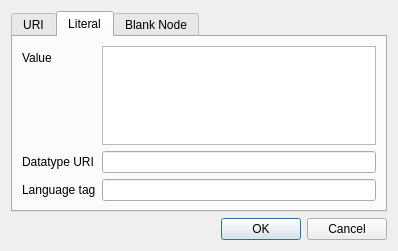
<?xml version="1.0" encoding="UTF-8"?>
<ui version="4.0">
 <class>NodeEditDialog</class>
 <widget class="QDialog" name="NodeEditDialog">
  <property name="windowModality">
   <enum>Qt::WindowModal</enum>
  </property>
  <property name="geometry">
   <rect>
    <x>0</x>
    <y>0</y>
    <width>398</width>
    <height>251</height>
   </rect>
  </property>
  <property name="windowTitle">
   <string>Edit</string>
  </property>
  <layout class="QVBoxLayout" name="verticalLayout">
   <item>
    <widget class="QTabWidget" name="tabWidget">
     <property name="currentIndex">
      <number>1</number>
     </property>
     <widget class="QWidget" name="uri">
      <attribute name="title">
       <string>URI</string>
      </attribute>
      <layout class="QVBoxLayout" name="verticalLayout_2">
       <item>
        <widget class="QLineEdit" name="uriedit"/>
       </item>
      </layout>
     </widget>
     <widget class="QWidget" name="literal">
      <attribute name="title">
       <string>Literal</string>
      </attribute>
      <layout class="QFormLayout" name="formLayout">
       <property name="fieldGrowthPolicy">
        <enum>QFormLayout::AllNonFixedFieldsGrow</enum>
       </property>
       <item row="0" column="0">
        <widget class="QLabel" name="valuelabel">
         <property name="text">
          <string>Value</string>
         </property>
        </widget>
       </item>
       <item row="0" column="1">
        <widget class="QPlainTextEdit" name="valueedit"/>
       </item>
       <item row="1" column="0">
        <widget class="QLabel" name="datatypelabel">
         <property name="text">
          <string>Datatype URI</string>
         </property>
        </widget>
       </item>
       <item row="1" column="1">
        <widget class="QLineEdit" name="datatypeedit"/>
       </item>
       <item row="2" column="0">
        <widget class="QLabel" name="languagelabel">
         <property name="text">
          <string>Language tag</string>
         </property>
        </widget>
       </item>
       <item row="2" column="1">
        <widget class="QLineEdit" name="languageedit"/>
       </item>
      </layout>
     </widget>
     <widget class="QWidget" name="bnode">
      <attribute name="title">
       <string>Blank Node</string>
      </attribute>
      <layout class="QVBoxLayout" name="verticalLayout_3">
       <item>
        <widget class="QLineEdit" name="bnodelabeledit"/>
       </item>
      </layout>
     </widget>
    </widget>
   </item>
   <item>
    <widget class="QDialogButtonBox" name="buttonBox">
     <property name="orientation">
      <enum>Qt::Horizontal</enum>
     </property>
     <property name="standardButtons">
      <set>QDialogButtonBox::Cancel|QDialogButtonBox::Ok</set>
     </property>
    </widget>
   </item>
  </layout>
 </widget>
 <resources/>
 <connections>
  <connection>
   <sender>buttonBox</sender>
   <signal>rejected()</signal>
   <receiver>NodeEditDialog</receiver>
   <slot>reject()</slot>
   <hints>
    <hint type="sourcelabel">
     <x>316</x>
     <y>260</y>
    </hint>
    <hint type="destinationlabel">
     <x>286</x>
     <y>274</y>
    </hint>
   </hints>
  </connection>
  <connection>
   <sender>buttonBox</sender>
   <signal>accepted()</signal>
   <receiver>NodeEditDialog</receiver>
   <slot>accept()</slot>
   <hints>
    <hint type="sourcelabel">
     <x>248</x>
     <y>254</y>
    </hint>
    <hint type="destinationlabel">
     <x>157</x>
     <y>274</y>
    </hint>
   </hints>
  </connection>
 </connections>
</ui>
